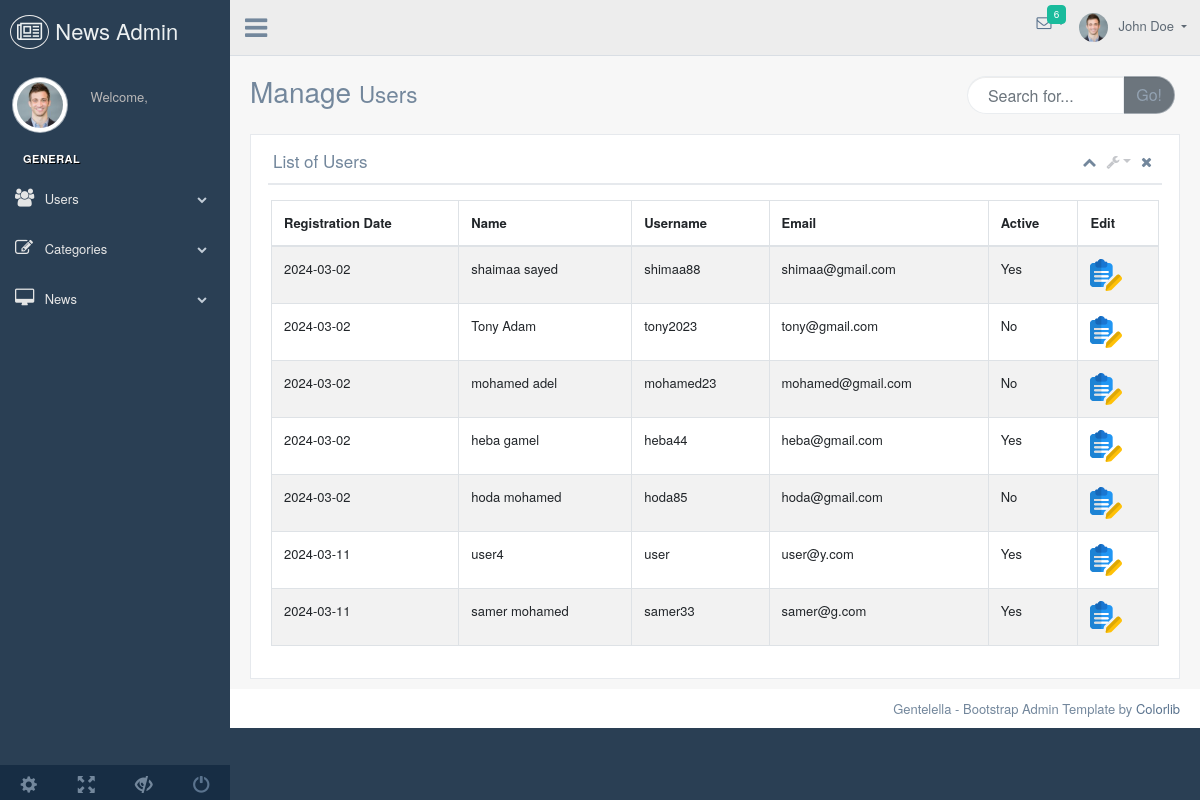
/admin/users.php, run on the app's committed database.
### tables this page shows
CREATE TABLE `users` (
  `Id` int(6) UNSIGNED NOT NULL,
  `RegistrationDate` date NOT NULL DEFAULT current_timestamp(),
  `Name` varchar(50) NOT NULL,
  `UserName` varchar(50) NOT NULL,
  `Email` varchar(100) NOT NULL,
  `Password` varchar(50) NOT NULL,
  `Active` enum('Yes','No','','') NOT NULL
);

### admin/users.php (the view, shortened to what this page needs)
<?php
include('./connectDB.php');
$query = "SELECT * FROM users";
$stmt = $conn->prepare($query);
$stmt->execute();
$users = $stmt->fetchAll();
?>
<!DOCTYPE html>
<html lang="en">
  <head>
    <link href="vendors/bootstrap/dist/css/bootstrap.min.css" rel="stylesheet">
    <link href="vendors/font-awesome/css/font-awesome.min.css" rel="stylesheet">
    <link href="vendors/nprogress/nprogress.css" rel="stylesheet">
    <link href="vendors/iCheck/skins/flat/green.css" rel="stylesheet">
    <link href="vendors/datatables.net-bs/css/dataTables.bootstrap.min.css" rel="stylesheet">
    <link href="vendors/datatables.net-buttons-bs/css/buttons.bootstrap.min.css" rel="stylesheet">
    <link href="vendors/datatables.net-fixedheader-bs/css/fixedHeader.bootstrap.min.css" rel="stylesheet">
    <link href="vendors/datatables.net-responsive-bs/css/responsive.bootstrap.min.css" rel="stylesheet">
    <link href="vendors/datatables.net-scroller-bs/css/scroller.bootstrap.min.css" rel="stylesheet">
    <link href="build/css/custom.min.css" rel="stylesheet">
  </head>
  <body class="nav-md">
    <div class="container body">
      <div class="main_container">
        <div class="col-md-3 left_col">
          <div class="left_col scroll-view">
            <div class="navbar nav_title" style="border: 0;">
              <a href="index.php" class="site_title"><i class="fa fa-newspaper-o"></i></i> <span>News Admin</span></a>
            </div>
            <div class="profile clearfix">
              <div class="profile_pic">
                <img src="images/img.jpg" alt="..." class="img-circle profile_img">
              </div>
              <div class="profile_info">
                <span>Welcome,</span>
              </div>
            </div>
            <br />
					<div id="sidebar-menu" class="main_menu_side hidden-print main_menu">
						<div class="menu_section">
							<h3>General</h3>
							<ul class="nav side-menu">
								<li><a><i class="fa fa-users"></i> Users <span class="fa fa-chevron-down"></span></a>
								</li>
								<li><a><i class="fa fa-edit"></i> Categories <span class="fa fa-chevron-down"></span></a>
								</li>
								<li><a><i class="fa fa-desktop"></i> News <span class="fa fa-chevron-down"></span></a>
								</li>
							</ul>
						</div>
					</div>
            <div class="sidebar-footer hidden-small">
              <a data-toggle="tooltip" data-placement="top" title="Settings">
                <span class="glyphicon glyphicon-cog" aria-hidden="true"></span>
              </a>
              <a data-toggle="tooltip" data-placement="top" title="FullScreen">
                <span class="glyphicon glyphicon-fullscreen" aria-hidden="true"></span>
              </a>
              <a data-toggle="tooltip" data-placement="top" title="Lock">
                <span class="glyphicon glyphicon-eye-close" aria-hidden="true"></span>
              </a>
              <a data-toggle="tooltip" data-placement="top" title="Logout" href="login.php?logout=true">
                <span class="glyphicon glyphicon-off" aria-hidden="true"></span>
              </a>
            </div>
          </div>
        </div>
        <div class="top_nav">
            <div class="nav_menu">
                <div class="nav toggle">
                  <a id="menu_toggle"><i class="fa fa-bars"></i></a>
                </div>
                <nav class="nav navbar-nav">
                <ul class=" navbar-right">
                  <li class="nav-item dropdown open" style="padding-left: 15px;">
                    <a href="javascript:;" class="user-profile dropdown-toggle" aria-haspopup="true" id="navbarDropdown" data-toggle="dropdown" aria-expanded="false">
                      <img src="images/img.jpg" alt="">John Doe
                    </a>
                  </li>
                  <li role="presentation" class="nav-item dropdown open">
                    <a href="javascript:;" class="dropdown-toggle info-number" id="navbarDropdown1" data-toggle="dropdown" aria-expanded="false">
                      <i class="fa fa-envelope-o"></i>
                      <span class="badge bg-green">6</span>
                    </a>
                  </li>
                </ul>
              </nav>
            </div>
          </div>
        <div class="right_col" role="main">
          <div class="">
            <div class="page-title">
              <div class="title_left">
                <h3>Manage <small>Users</small></h3>
              </div>
              <div class="title_right">
                <div class="col-md-5 col-sm-5 col-xs-12 form-group pull-right top_search">
                  <div class="input-group">
                    <input type="text" class="form-control" placeholder="Search for...">
                    <span class="input-group-btn">
                      <button class="btn btn-secondary" type="button">Go!</button>
                    </span>
                  </div>
                </div>
              </div>
            </div>
            <div class="clearfix"></div>
            <div class="row">
              <div class="col-md-12 col-sm-12 ">
                <div class="x_panel">
                  <div class="x_title">
                    <h2>List of Users</h2>
                    <ul class="nav navbar-right panel_toolbox">
                      <li><a class="collapse-link"><i class="fa fa-chevron-up"></i></a>
                      </li>
                      <li class="dropdown">
                        <a href="#" class="dropdown-toggle" data-toggle="dropdown" role="button" aria-expanded="false"><i class="fa fa-wrench"></i></a>
                      </li>
                      <li><a class="close-link"><i class="fa fa-close"></i></a>
                      </li>
                    </ul>
                    <div class="clearfix"></div>
                  </div>
                  <div class="x_content">
                      <div class="row">
                          <div class="col-sm-12">
                            <div class="card-box table-responsive">
                    <table id="datatable" class="table table-striped table-bordered" style="width:100%">
                      <thead>
                        <tr>
                          <th>Registration Date</th>
                          <th>Name</th>
                          <th>Username</th>
                          <th>Email</th>
                          <th>Active</th>
                          <th>Edit</th>
                        </tr>
                      </thead>
                      <tbody>
                        <?php foreach ($users as $user) {
                            echo "<tr>";
                            echo "<td>" . $user['RegistrationDate'] . "</td>";
                            echo "<td>" . $user['Name'] . "</td>";
                            echo "<td>" . $user['UserName'] . "</td>";
                            echo "<td>" . $user['Email'] . "</td>";
                            echo "<td>" . $user['Active'] . "</td>";
                            echo "<td> <a href='./edituser.php?id={$user['Id']}' ><img src='./images/edit.png' alt='Edit'></a> </td>";
                            echo "</tr>";
                          } ?>
                      </tbody>
                    </table>
                  </div>
                  </div>
              </div>
            </div>
                </div>
              </div>
            </div>
          </div>
        </div>
        <footer>
          <div class="pull-right">
            Gentelella - Bootstrap Admin Template by <a href="https://colorlib.com">Colorlib</a>
          </div>
          <div class="clearfix"></div>
        </footer>
      </div>
    </div>
  </body>
</html>

### data on the page
users: RegistrationDate "2024-03-02", Name "shaimaa sayed", UserName "shimaa88", Email "shimaa@gmail.com", Active "Yes"
users: RegistrationDate "2024-03-02", Name "Tony Adam", UserName "tony2023", Email "tony@gmail.com", Active "No"
users: RegistrationDate "2024-03-02", Name "mohamed adel", UserName "mohamed23", Email "mohamed@gmail.com", Active "No"
users: RegistrationDate "2024-03-02", Name "heba gamel", UserName "heba44", Email "heba@gmail.com", Active "Yes"
users: RegistrationDate "2024-03-02", Name "hoda mohamed", UserName "hoda85", Email "hoda@gmail.com", Active "No"
users: RegistrationDate "2024-03-11", Name "user4", UserName "user", Email "user@y.com", Active "Yes"
users: RegistrationDate "2024-03-11", Name "samer mohamed", UserName "samer33", Email "samer@g.com", Active "Yes"
